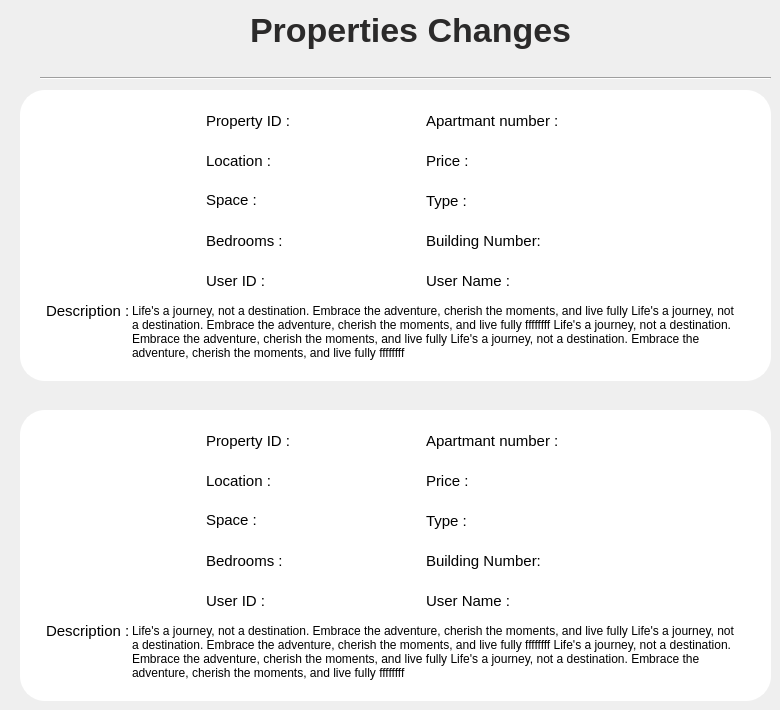
      <widget class="QWidget" name="page_3">
       <widget class="QPushButton" name="pushButton_4">
        <property name="geometry">
         <rect>
          <x>20</x>
          <y>10</y>
          <width>41</width>
          <height>41</height>
         </rect>
        </property>
        <property name="styleSheet">
         <string notr="true">QPushButton{
  border-radius: 5px;





}

QPushButton:hover{
background: #CCD0CD;

}

</string>
        </property>
        <property name="text">
         <string/>
        </property>
        <property name="icon">
         <iconset>
          <selectedoff>:/Assets/back.png</selectedoff>
         </iconset>
        </property>
        <property name="iconSize">
         <size>
          <width>33</width>
          <height>31</height>
         </size>
        </property>
       </widget>
       <widget class="QLabel" name="label_72">
        <property name="geometry">
         <rect>
          <x>250</x>
          <y>0</y>
          <width>341</width>
          <height>61</height>
         </rect>
        </property>
        <property name="styleSheet">
         <string notr="true">QLabel
{
font-size:34px;
font-weight:bold;
color:#2B2A2A;
}</string>
        </property>
        <property name="text">
         <string>Properties Changes</string>
        </property>
       </widget>
       <widget class="Line" name="line_14">
        <property name="geometry">
         <rect>
          <x>40</x>
          <y>70</y>
          <width>731</width>
          <height>16</height>
         </rect>
        </property>
        <property name="orientation">
         <enum>Qt::Orientation::Horizontal</enum>
        </property>
       </widget>
       <widget class="QFrame" name="frame_9">
        <property name="geometry">
         <rect>
          <x>20</x>
          <y>90</y>
          <width>751</width>
          <height>291</height>
         </rect>
        </property>
        <property name="styleSheet">
         <string notr="true">QFrame{
  border-radius: 25px;
  border: 2px solid white ;
background-color:white;

}
QPushButton{
  border-radius: 10px;
  background: #699CCC;
color:white;



}
QPushButton:hover{
background: #CCD0CD;
color:Black;
}

#pushButton_2{
background: #FF7F7F;
}
#pushButton_2:hover{
background: #CCD0CD;
color:Black;
}
QLabel{
font-size:15px;
}</string>
        </property>
        <property name="frameShape">
         <enum>QFrame::Shape::StyledPanel</enum>
        </property>
        <property name="frameShadow">
         <enum>QFrame::Shadow::Raised</enum>
        </property>
        <widget class="QLabel" name="label_15">
         <property name="geometry">
          <rect>
           <x>20</x>
           <y>40</y>
           <width>151</width>
           <height>151</height>
          </rect>
         </property>
         <property name="styleSheet">
          <string notr="true">#label_2{color:black;}</string>
         </property>
         <property name="text">
          <string/>
         </property>
         <property name="pixmap">
          <pixmap resource="Resource.qrc">:/Assets/home128.png</pixmap>
         </property>
         <property name="scaledContents">
          <bool>true</bool>
         </property>
        </widget>
        <widget class="QLabel" name="label_16">
         <property name="geometry">
          <rect>
           <x>180</x>
           <y>60</y>
           <width>211</width>
           <height>21</height>
          </rect>
         </property>
         <property name="text">
          <string>Location :</string>
         </property>
        </widget>
        <widget class="QLabel" name="label_17">
         <property name="geometry">
          <rect>
           <x>180</x>
           <y>100</y>
           <width>201</width>
           <height>20</height>
          </rect>
         </property>
         <property name="text">
          <string>Space :</string>
         </property>
        </widget>
        <widget class="QLabel" name="label_33">
         <property name="geometry">
          <rect>
           <x>180</x>
           <y>140</y>
           <width>211</width>
           <height>21</height>
          </rect>
         </property>
         <property name="text">
          <string>Bedrooms :</string>
         </property>
        </widget>
        <widget class="QLabel" name="label_34">
         <property name="geometry">
          <rect>
           <x>400</x>
           <y>60</y>
           <width>231</width>
           <height>21</height>
          </rect>
         </property>
         <property name="text">
          <string>Price : </string>
         </property>
        </widget>
        <widget class="QLabel" name="label_35">
         <property name="geometry">
          <rect>
           <x>400</x>
           <y>100</y>
           <width>211</width>
           <height>21</height>
          </rect>
         </property>
         <property name="text">
          <string>Type :</string>
         </property>
        </widget>
        <widget class="QLabel" name="label_36">
         <property name="geometry">
          <rect>
           <x>400</x>
           <y>140</y>
           <width>331</width>
           <height>21</height>
          </rect>
         </property>
         <property name="text">
          <string>Building Number: </string>
         </property>
        </widget>
        <widget class="QLabel" name="label_37">
         <property name="geometry">
          <rect>
           <x>180</x>
           <y>180</y>
           <width>221</width>
           <height>21</height>
          </rect>
         </property>
         <property name="text">
          <string>User ID :</string>
         </property>
        </widget>
        <widget class="QLabel" name="label_38">
         <property name="geometry">
          <rect>
           <x>400</x>
           <y>180</y>
           <width>211</width>
           <height>21</height>
          </rect>
         </property>
         <property name="text">
          <string>User Name :</string>
         </property>
        </widget>
        <widget class="QLabel" name="label_49">
         <property name="geometry">
          <rect>
           <x>180</x>
           <y>20</y>
           <width>211</width>
           <height>21</height>
          </rect>
         </property>
         <property name="text">
          <string>Property ID : </string>
         </property>
        </widget>
        <widget class="QLabel" name="label_50">
         <property name="geometry">
          <rect>
           <x>400</x>
           <y>20</y>
           <width>231</width>
           <height>21</height>
          </rect>
         </property>
         <property name="text">
          <string>Apartmant number :</string>
         </property>
        </widget>
        <widget class="QTextEdit" name="textEdit">
         <property name="geometry">
          <rect>
           <x>106</x>
           <y>208</y>
           <width>621</width>
           <height>81</height>
          </rect>
         </property>
         <property name="readOnly">
          <bool>true</bool>
         </property>
         <property name="html">
          <string>&lt;!DOCTYPE HTML PUBLIC &quot;-//W3C//DTD HTML 4.0//EN&quot; &quot;http://www.w3.org/TR/REC-html40/strict.dtd&quot;&gt;
&lt;html&gt;&lt;head&gt;&lt;meta name=&quot;qrichtext&quot; content=&quot;1&quot; /&gt;&lt;meta charset=&quot;utf-8&quot; /&gt;&lt;style type=&quot;text/css&quot;&gt;
p, li { white-space: pre-wrap; }
hr { height: 1px; border-width: 0; }
li.unchecked::marker { content: &quot;\2610&quot;; }
li.checked::marker { content: &quot;\2612&quot;; }
&lt;/style&gt;&lt;/head&gt;&lt;body style=&quot; font-family:'Segoe UI'; font-size:9pt; font-weight:400; font-style:normal;&quot;&gt;
&lt;p style=&quot; margin-top:0px; margin-bottom:0px; margin-left:0px; margin-right:0px; -qt-block-indent:0; text-indent:0px;&quot;&gt;Life's a journey, not a destination. Embrace the adventure, cherish the moments, and live fully Life's a journey, not a destination. Embrace the adventure, cherish the moments, and live fully ffffffff Life's a journey, not a destination. Embrace the adventure, cherish the moments, and live fully Life's a journey, not a destination. Embrace the adventure, cherish the moments, and live fully ffffffff&lt;/p&gt;&lt;/body&gt;&lt;/html&gt;</string>
         </property>
        </widget>
        <widget class="QLabel" name="label_76">
         <property name="geometry">
          <rect>
           <x>20</x>
           <y>210</y>
           <width>91</width>
           <height>21</height>
          </rect>
         </property>
         <property name="text">
          <string>Description :</string>
         </property>
        </widget>
       </widget>
       <widget class="QLabel" name="label_3">
        <property name="geometry">
         <rect>
          <x>380</x>
          <y>385</y>
          <width>31</width>
          <height>21</height>
         </rect>
        </property>
        <property name="text">
         <string/>
        </property>
        <property name="pixmap">
         <pixmap resource="Resource.qrc">:/Assets/double down arrow.png</pixmap>
        </property>
        <property name="scaledContents">
         <bool>true</bool>
        </property>
       </widget>
       <widget class="QFrame" name="frame_10">
        <property name="geometry">
         <rect>
          <x>20</x>
          <y>410</y>
          <width>751</width>
          <height>291</height>
         </rect>
        </property>
        <property name="styleSheet">
         <string notr="true">QFrame{
  border-radius: 25px;
  border: 2px solid white ;
background-color:white;

}
QPushButton{
  border-radius: 10px;
  background: #699CCC;
color:white;



}
QPushButton:hover{
background: #CCD0CD;
color:Black;
}

#pushButton_2{
background: #FF7F7F;
}
#pushButton_2:hover{
background: #CCD0CD;
color:Black;
}
QLabel{
font-size:15px;
}</string>
        </property>
        <property name="frameShape">
         <enum>QFrame::Shape::StyledPanel</enum>
        </property>
        <property name="frameShadow">
         <enum>QFrame::Shadow::Raised</enum>
        </property>
        <widget class="QLabel" name="label_18">
         <property name="geometry">
          <rect>
           <x>20</x>
           <y>40</y>
           <width>151</width>
           <height>151</height>
          </rect>
         </property>
         <property name="styleSheet">
          <string notr="true">#label_2{color:black;}</string>
         </property>
         <property name="text">
          <string/>
         </property>
         <property name="pixmap">
          <pixmap resource="Resource.qrc">:/Assets/home128.png</pixmap>
         </property>
         <property name="scaledContents">
          <bool>true</bool>
         </property>
        </widget>
        <widget class="QLabel" name="label_19">
         <property name="geometry">
          <rect>
           <x>180</x>
           <y>60</y>
           <width>211</width>
           <height>21</height>
          </rect>
         </property>
         <property name="text">
          <string>Location :</string>
         </property>
        </widget>
        <widget class="QLabel" name="label_20">
         <property name="geometry">
          <rect>
           <x>180</x>
           <y>100</y>
           <width>201</width>
           <height>20</height>
          </rect>
         </property>
         <property name="text">
          <string>Space :</string>
         </property>
        </widget>
        <widget class="QLabel" name="label_39">
         <property name="geometry">
          <rect>
           <x>180</x>
           <y>140</y>
           <width>211</width>
           <height>21</height>
          </rect>
         </property>
         <property name="text">
          <string>Bedrooms :</string>
         </property>
        </widget>
        <widget class="QLabel" name="label_40">
         <property name="geometry">
          <rect>
           <x>400</x>
           <y>60</y>
           <width>231</width>
           <height>21</height>
          </rect>
         </property>
         <property name="text">
          <string>Price : </string>
         </property>
        </widget>
        <widget class="QLabel" name="label_41">
         <property name="geometry">
          <rect>
           <x>400</x>
           <y>100</y>
           <width>211</width>
           <height>21</height>
          </rect>
         </property>
         <property name="text">
          <string>Type :</string>
         </property>
        </widget>
        <widget class="QLabel" name="label_43">
         <property name="geometry">
          <rect>
           <x>400</x>
           <y>140</y>
           <width>331</width>
           <height>21</height>
          </rect>
         </property>
         <property name="text">
          <string>Building Number: </string>
         </property>
        </widget>
        <widget class="QLabel" name="label_51">
         <property name="geometry">
          <rect>
           <x>180</x>
           <y>180</y>
           <width>221</width>
           <height>21</height>
          </rect>
         </property>
         <property name="text">
          <string>User ID :</string>
         </property>
        </widget>
        <widget class="QLabel" name="label_73">
         <property name="geometry">
          <rect>
           <x>400</x>
           <y>180</y>
           <width>211</width>
           <height>21</height>
          </rect>
         </property>
         <property name="text">
          <string>User Name :</string>
         </property>
        </widget>
        <widget class="QLabel" name="label_74">
         <property name="geometry">
          <rect>
           <x>180</x>
           <y>20</y>
           <width>211</width>
           <height>21</height>
          </rect>
         </property>
         <property name="text">
          <string>Property ID : </string>
         </property>
        </widget>
        <widget class="QLabel" name="label_75">
         <property name="geometry">
          <rect>
           <x>400</x>
           <y>20</y>
           <width>231</width>
           <height>21</height>
          </rect>
         </property>
         <property name="text">
          <string>Apartmant number :</string>
         </property>
        </widget>
        <widget class="QTextEdit" name="textEdit_2">
         <property name="geometry">
          <rect>
           <x>106</x>
           <y>208</y>
           <width>621</width>
           <height>81</height>
          </rect>
         </property>
         <property name="readOnly">
          <bool>true</bool>
         </property>
         <property name="html">
          <string>&lt;!DOCTYPE HTML PUBLIC &quot;-//W3C//DTD HTML 4.0//EN&quot; &quot;http://www.w3.org/TR/REC-html40/strict.dtd&quot;&gt;
&lt;html&gt;&lt;head&gt;&lt;meta name=&quot;qrichtext&quot; content=&quot;1&quot; /&gt;&lt;meta charset=&quot;utf-8&quot; /&gt;&lt;style type=&quot;text/css&quot;&gt;
p, li { white-space: pre-wrap; }
hr { height: 1px; border-width: 0; }
li.unchecked::marker { content: &quot;\2610&quot;; }
li.checked::marker { content: &quot;\2612&quot;; }
&lt;/style&gt;&lt;/head&gt;&lt;body style=&quot; font-family:'Segoe UI'; font-size:9pt; font-weight:400; font-style:normal;&quot;&gt;
&lt;p style=&quot; margin-top:0px; margin-bottom:0px; margin-left:0px; margin-right:0px; -qt-block-indent:0; text-indent:0px;&quot;&gt;Life's a journey, not a destination. Embrace the adventure, cherish the moments, and live fully Life's a journey, not a destination. Embrace the adventure, cherish the moments, and live fully ffffffff Life's a journey, not a destination. Embrace the adventure, cherish the moments, and live fully Life's a journey, not a destination. Embrace the adventure, cherish the moments, and live fully ffffffff&lt;/p&gt;&lt;/body&gt;&lt;/html&gt;</string>
         </property>
        </widget>
        <widget class="QLabel" name="label_77">
         <property name="geometry">
          <rect>
           <x>20</x>
           <y>210</y>
           <width>91</width>
           <height>21</height>
          </rect>
         </property>
         <property name="text">
          <string>Description :</string>
         </property>
        </widget>
       </widget>
      </widget>
